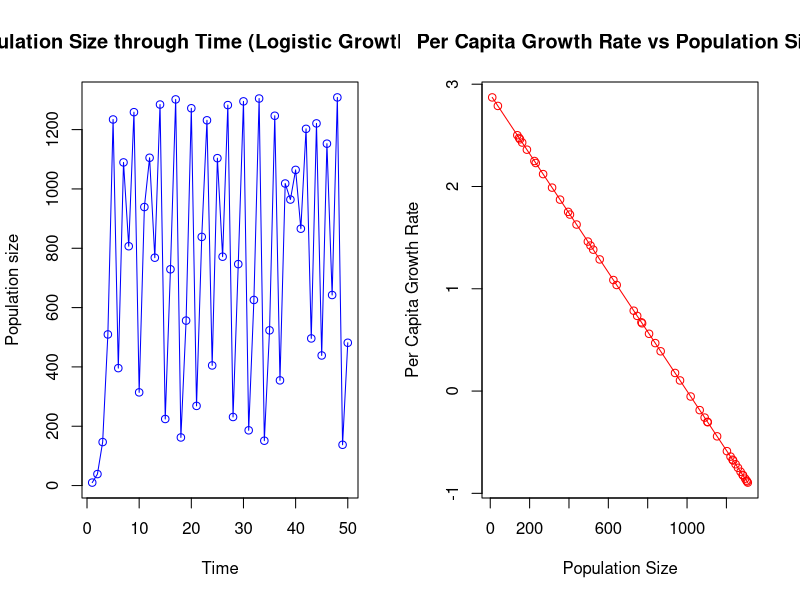

R code for this plot:
## ---- chunk 1
# Parameters
r_m <- 2.9  # intrinsic growth rate
K <- 1000   # carrying capacity
N0 <- 10    # initial population size
timesteps <- 50  # number of time steps

# Initialize population vector
population <- numeric(timesteps)
population[1] <- N0

# Initialize per capita growth rate vector
# Length of one less than population, as it's based on changes
per_capita_growth <- numeric(timesteps - 1)  

# Loop to calculate population at each time step
for (t in 2:timesteps) {
  # Logistic growth model equation
  population[t] <- population[t-1] + 
    (r_m * population[t-1]) * (1 - (population[t-1] / K))
  
  # Ensure population doesn't go negative
  if (population[t] < 0) {
    population[t] <- 0
  }
  
  # Calculate per capita growth rate for the previous time step
  per_capita_growth[t-1] <- (population[t] - 
                               population[t-1]) / population[t-1]
}

par(mfrow=c(1,2))
# Plot 1: Population size through time
plot(1:timesteps, population, type = "o", col = "blue", 
     xlab = "Time", ylab = "Population size",
     main = "Population Size through Time (Logistic Growth Model)")

# Plot 2: Per capita growth rate vs population size
plot(population[1:(timesteps-1)], per_capita_growth, 
     type = "o", col = "red", 
     xlab = "Population Size", 
     ylab = "Per Capita Growth Rate",
     main = "Per Capita Growth Rate vs Population Size")
